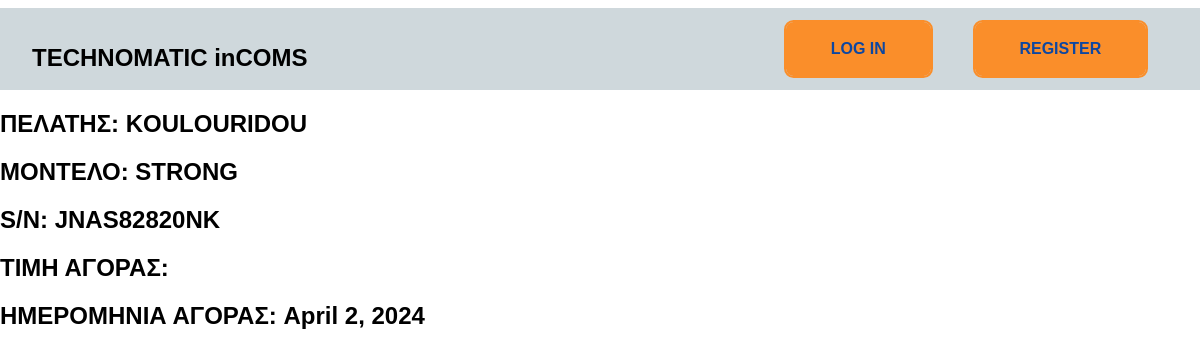
/itemview/5, run on an earlier commit of the app's database.
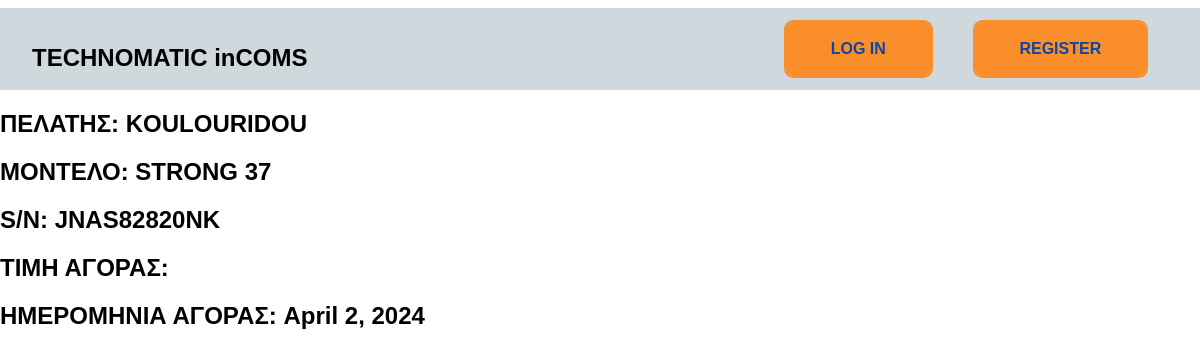
And on a later commit of the database.
### log/models.py (models this page shows, shortened)
class cList(models.Model):
    cOwner = models.CharField(max_length=32)
    cModel = models.CharField(max_length=32)
    cSerial = models.CharField(max_length=32)
    cBuyDate = models.DateField()

### log/views.py (the view)
# urls.py: path("itemview/<int:id>", views.itemview, name="itemview"),
def itemview(request, id):
    itemDetails = cList.objects.get(id = id)
    return render(request, "incoms/itemview.html", {
        "itemDetails":itemDetails,
    })

### log/templates/incoms/itemview.html
{% extends "incoms/layout.html" %}
{% block body %}
<div>
    <h2>ΠΕΛΑΤΗΣ: {{itemDetails.cOwner}}</h2>
    <h2>ΜΟΝΤΕΛΟ: {{ itemDetails.cModel }}</h2>
    <h2>S/N: {{ itemDetails.cSerial }}</h2>
    <h2>ΤΙΜΗ ΑΓΟΡΑΣ:{{ itemDetails.cPrice }}</h2>
    <h2>ΗΜΕΡΟΜΗΝΙΑ ΑΓΟΡΑΣ: {{ itemDetails.cBuyDate }}</h2>
</div>
{% endblock %}

What changed in the data, as far as the page shows it:
changed cList "KOULOURIDOU": cModel "STRONG" → "STRONG 37"
